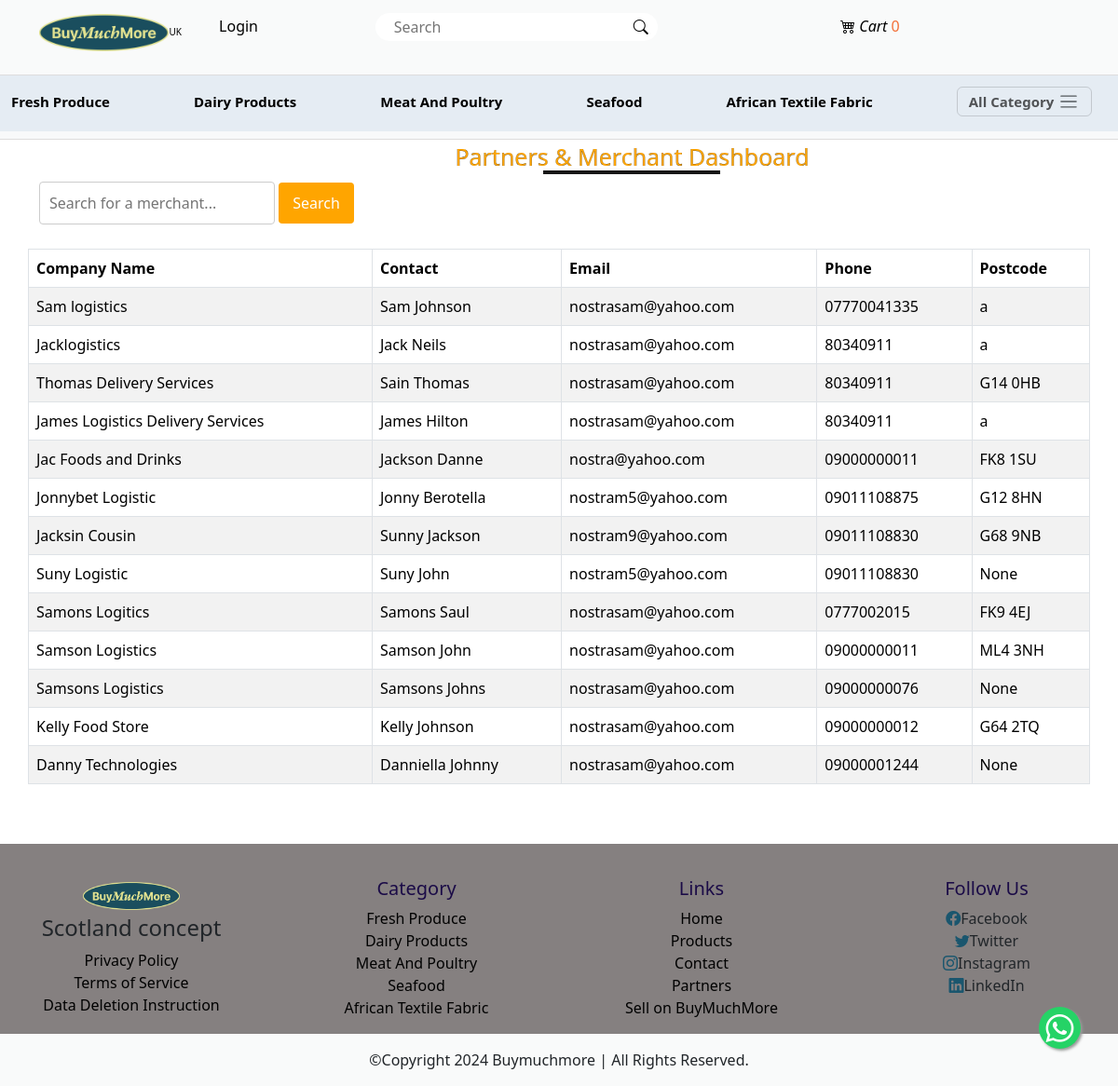
The page /merchant/dashboard/ on the database as committed earlier.
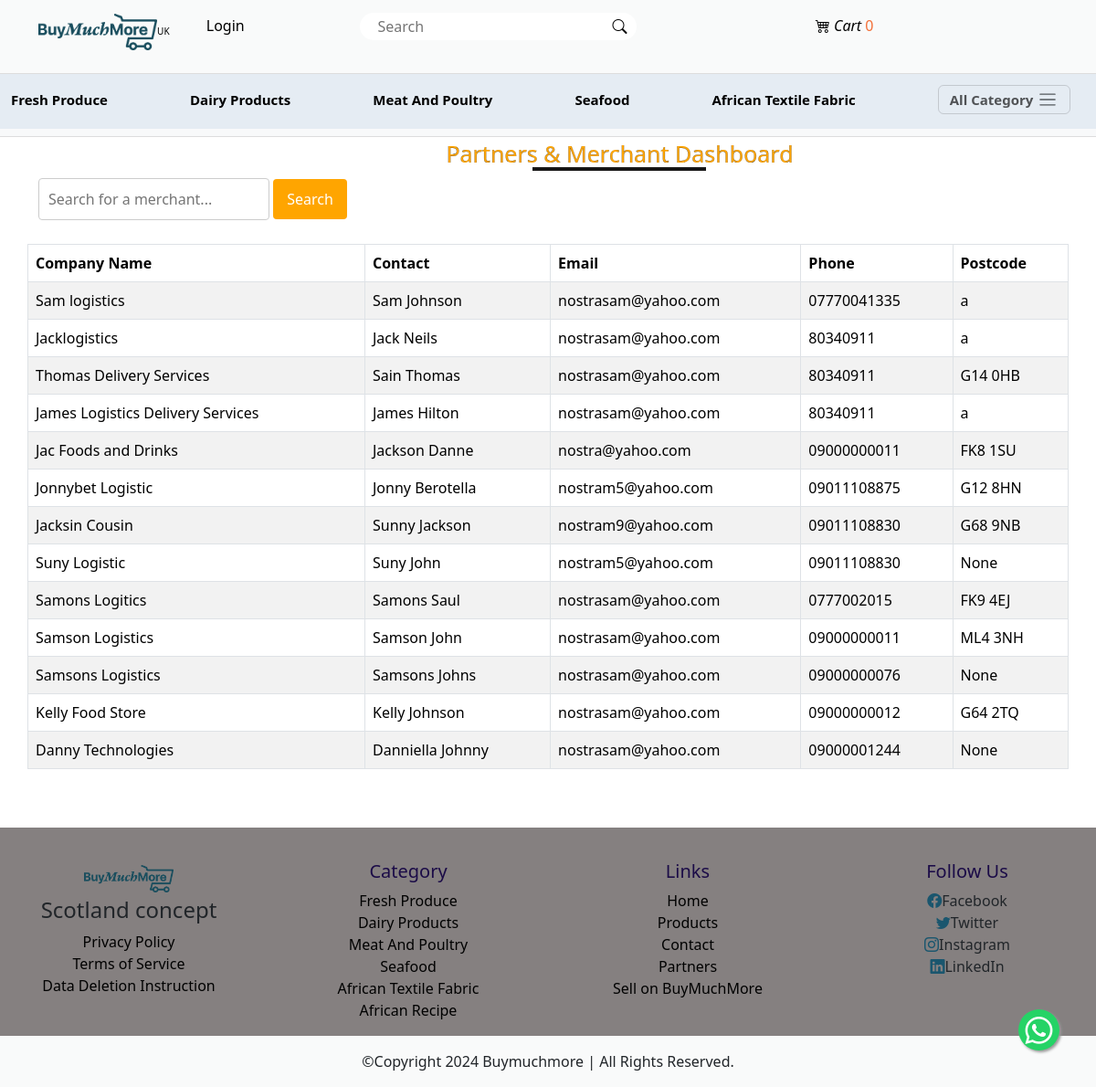
The same page on the database as committed later.
### main/models.py (models this page shows, shortened)
class AppInfo(models.Model):
    appname = models.CharField(max_length=50)
    logo = models.ImageField(upload_to='logo')
    carousel1 = models.ImageField(upload_to='carousel')
    carousel2 = models.ImageField(upload_to='carousel')
    carousel3 = models.ImageField(upload_to='carousel')
    banner = models.ImageField(upload_to='banner')
    copyright = models.IntegerField()

class Category(models.Model):
    brand = models.CharField(max_length=50)
    slug = models.SlugField(unique=True)
    description = models.TextField()
    pix = models.ImageField(upload_to='pix')

class Merchant(models.Model):
    SELLER_ADDRESS = 'seller'
    DELIVERY_SERVICE_ADDRESS = 'delivery'
    ADDRESS_CHOICES = [
        (SELLER_ADDRESS, 'Seller Address'),
        (DELIVERY_SERVICE_ADDRESS, 'Delivery Service Address'),
    ]
    user = models.OneToOneField(User, on_delete=models.CASCADE)
    first_name = models.CharField(max_length=50)
    last_name = models.CharField(max_length=50)
    company_name = models.CharField(max_length=50, blank=True, null=True)
    company_registration = models.CharField(max_length=50, blank=True, null=True)
    email = models.EmailField(max_length=254)
    address = models.CharField(max_length=150)
    address_type = models.CharField(
        max_length=8,
        choices=ADDRESS_CHOICES,
        default=SELLER_ADDRESS,
    )
    phone = models.CharField(max_length=50)
    postcode = models.CharField(max_length=100, blank=True, null=True)
    coverage_zones = models.CharField(max_length=50, blank=True, null=True)
    delivery_services = models.CharField(max_length=150, blank=True, null=True)
    operating_hours = models.IntegerField(blank=True, null=True)
    service_rates = models.IntegerField(blank=True, null=True)
    vehicle_types = models.CharField(max_length=100, blank=True, null=True)
    availability = models.CharField(max_length=50, default='a')
    business_sector = models.CharField(max_length=50, choices=[
        ('Logistics', 'Logistics'),
        ('Insurance', 'Insurance'),
        ('Agriculture', 'Agriculture'),
        ('Manufacturing', 'Manufacturing'),
        ('Trading', 'Trading')
    ], default='a')
    pix = models.ImageField(upload_to='merchant')
    latitude = models.FloatField(default=0.0)
    longitude = models.FloatField(default=0.0)

### main/views.py (the view)
# urls.py: path('merchant/dashboard/', views.merchant_dashboard, name='merchant_dashboard'),
def merchant_dashboard(request):
    search_query = request.GET.get('search', '')
    merchants = Merchant.objects.filter(company_name__icontains=search_query, email__icontains=search_query, address__icontains=search_query)  # Adjusted the filter field to company_name
    context = {
        'merchants': merchants,
        'search_query': search_query,
    }
    return render(request, 'merchant_dashboard.html', context)

### main/context_processor.py (called while the page is built)
def slick(request):
    info = AppInfo.objects.get(pk=1)
    categ = Category.objects.all()
    categs = FeatureItem.objects.all()
    context = {
        'info':info,
        'categ':categ,
        'categs':categs,
    }
    return context

def cart_total_quantity(request):
    if request.user.is_authenticated:
        total_quantity = Cart.objects.filter(user=request.user, paid=False).aggregate(total_quantity=Sum('quantity'))['total_quantity'] or 0
    else:
        total_quantity = 0
    return {'total_quantity': total_quantity}

### main/templates/merchant_dashboard.html
{% extends 'base.html' %}
{% block header %} {% include 'header.html' %} {% endblock header %}
{% block content %}
<div class="container mb-4 home2">
    <h5 class="text-center title">Partners & Merchant Dashboard</h5>
    <div class="row">
        <form method="GET" action="{% url 'merchant_dashboard' %}" class="mb-3">
            <input type="text" name="search" value="{{ search_query }}" placeholder="Search for a merchant..." style="padding: 10px; margin-bottom: 10px; border: 1px solid #ccc; border-radius: 4px;">
            <button type="submit" style="padding: 10px 15px; border: none; background-color: #FFA500; color: white; border-radius: 4px; cursor: pointer;">Search</button>
        </form>
        <table class="table table-striped table-bordered">
            <thead class="thead-light">
                <tr>
                    <th scope="col">Company Name</th>
                    <th scope="col">Contact</th>
                    <th scope="col">Email</th>
                    <th scope="col">Phone</th>
                    <th scope="col">Postcode</th>
                </tr>
            </thead>
            <tbody>
                {% for merchant in merchants %}
                    <tr class="dashbrd">
                        <td>{{ merchant.company_name }}</td>
                        <td>{{ merchant.first_name }} {{ merchant.last_name }}</td>
                        <td>{{ merchant.email }}</td>
                        <td>{{ merchant.phone }}</td>
                        <td>{{ merchant.postcode }}</td>
                    </tr>
                {% empty %}
                    <tr>
                        <td colspan="6" class="text-center">No merchants found.</td>
                    </tr>
                {% endfor %}
            </tbody>
        </table>
    </div>
</div>
{% endblock content %}
{% block footer %} {% include 'footer.html' %} {% endblock footer %}

### main/templates/base.html (shortened to what this page needs)
<!doctype html>
{% load static %}
<html lang="en">
  <head>
    <link rel="stylesheet" href="{% static '' %}css/style.css">
    <link href="https://unpkg.com/aos@2.3.1/dist/aos.css" rel="stylesheet">
    <link rel="stylesheet" href="https://cdn.jsdelivr.net/npm/bootstrap-icons@1.11.3/font/bootstrap-icons.min.css">
    <link href="https://cdn.jsdelivr.net/npm/bootstrap@5.3.2/dist/css/bootstrap.min.css" rel="stylesheet">
    <link href="https://cdn.jsdelivr.net/npm/bootstrap-icons@1.8.1/font/bootstrap-icons.css" rel="stylesheet">
  </head>
  <body>
    {% block header %}{% endblock header %}
    {% block content %}{% endblock content %}
    {% block footer %}{% endblock footer %}
    </div>
    <a href="https://wa.me/+2348034091166" class="whatsapp_float" target="_blank">
      <i class="bi bi-whatsapp whatsapp-icon"></i>
  </a>
  </body>
</html>

### main/templates/header.html (shortened to what this page needs)
{% load static %}
<body>
<nav class="navbar navbar-expand-lg">
    <div class="container">
      <a class="navbar-brand uk" href="{% url 'home' %}"><img src="{{info.logo.url}}" style="height: 40px;">UK</a>
      <div class="collapse navbar-collapse" id="navbarSupportedContent">
        <ul class="navbar-nav me-auto mb-2 mb-lg-0">
          {% if user.is_authenticated %}
          {% if user.merchant %}
          <li class="nav-item">
            <a class="nav-link text-nowrap kyc" href="{% url 'kyc_upload' %}">KYC Verify</a>
          </li>
          <li class="nav-item">
            <a class="nav-link text-nowrap dashboard" href="{% url 'staff_product_list' %}">Dashboard</a>
          </li>
          <li class="nav-item">
            <a class="nav-link text-nowrap create" href="{% url 'create_product' %}">Create Product</a>
          </li>
          {% endif %}
          <li class="nav-item dropdown">
            <a class="nav-link dropdown-toggle" href="#" role="button" data-bs-toggle="dropdown" aria-expanded="false">
              {% if user.customer %}
              <img src="{{user.customer.pix.url}}" style="height: 25px;">
              {% endif %}
              {% if request.user %}
              <span>{{user.username}}!</span>
              {% endif %}
            </a>
            <ul class="dropdown-menu">
              <li><a class="dropdown-item" href="{% url 'profile' %}">Profile</a></li>
              <li><a class="dropdown-item" href="{% url 'signout' %}">Logout</a></li>
            </ul>
          </li>
          {% else %}
          <li class="nav-item">
            <a class="nav-link" href="{% url 'signin' %}"> Login </a>
          </li>
          {% endif %}
          <form action="{% url 'search' %}" method="POST">
            <div class="search-container" style="position: relative; width: 100%;">
                <input type="text" placeholder="Search" name="search" style="width: 100%; padding-right: 40px;">
                <button type="submit" class="bi bi-search" style="position: absolute; right: 0; top: 0; height: 100%; border: none; background: none; padding: 0 10px; cursor: pointer;">
                </button>
            </div>
        </form>
                  <div>
                    <li class="nav-item carticon">
                        <a class="nav-link text-nowrap " href="{% url 'cart' %}">
                            <i class="bi bi-cart4 cartcount"> Cart</i>
                            <span class="cart-count">
                                {% if total_quantity %}
                                    {{ total_quantity }}
                                {% else %}
                                    0
                                {% endif %}
                            </span>
                        </a>
                    </li>
                </div>
            </div>
          </div>
        </nav>
        <nav class="navbar bg-body-tertiary categonav">
          <div class="container-fluid bar">
            {% for item in categ|slice:":5" %}
            <a class="navbar-brand" href="{% url 'category' item.id item.slug %}">{{item.brand|title}}</a>
            {% endfor %}
            <button class="navbar-toggler" type="button" data-bs-toggle="offcanvas" data-bs-target="#offcanvasNavbar" aria-controls="offcanvasNavbar" aria-label="Toggle navigation">
              <span class="allcateg">All Category</span> <span class="navbar-toggler-icon actaeg"></span>
            </button>
        </nav>
</body>

### main/templates/footer.html (shortened to what this page needs)
{% load static %}
<div class="footer mt-5">
    <div class="footer2-container">
      <div class="row">
        <div class="col-12 col-sm6 col-md-6 col-lg-3 text-center">
          <div>
            <img src="{{info.logo.url}}" alt="">
            <h4>Scotland concept</h4>
            <ul class="list-unstyled">
              <li><a href="{% url 'privacy_policy' %}">Privacy Policy</a></li>
              <li><a href="{% url 'terms_service' %}">Terms of Service</a></li>
              <li><a href="{% url 'deletion_instruction' %}">Data Deletion Instruction</a></li>
            </ul>
          </div>
        </div>
        <div class="col-12 col-sm-6 col-md-6 col-lg-3 text-center">
          <h2>Category</h2>
          <ul class="list-unstyled">
              {% for item in categ %}
              <li><a class="dropdown-item" href="{% url 'category' item.id item.slug %}">{{item.brand|title}}</a></li>
              {% endfor %}
            </ul>
        </div>
        <div class="col-12 col-sm-6 col-md-6 col-lg-3 text-center">
          <h2>Links</h2>
          <ul class="list-unstyled">
            <li><a href="{% url 'home' %}">Home</a></li>
            <li><a href="{% url 'products' %}">Products</a></li>
            <li><a href="{% url 'contact' %}">Contact</a></li>
            <li><a href="{% url 'partnerregistration' %}">Partners</a></li>
            <li class="nav-item"><a class="nav-link text-nowrap" href="{% url 'merchregistration' %}">Sell on BuyMuchMore</a></li>
          </ul>
        </div>
        <div class="col-12 col-sm-6 col-md-6 col-lg-3 text-center">
          <h2>Follow Us</h2>
          <ul class="list-unstyled">
            <li><i class="bi bi-facebook"></i>Facebook</li>
            <li><i class="bi bi-twitter"></i>Twitter</li>
            <li><i class="bi bi-instagram"></i>Instagram</li>
            <li><i class="bi bi-linkedin"></i>LinkedIn</li>
          </ul>
        </div>
      </div>
    </div>
    <div class="container-fluid">
      <div class="row text-center footer2">
        <div class="col-12">
          <p class="pt-3">&copy;copyright <span>{{info.copyright}}</span> buymuchmore | all rights reserved.</p>
        </div>
      </div>
    </div>

### main/static/css/style.css (style rules this page uses)
* { padding: 0%; margin: 0%; box-sizing: border-box; }
.navbar { background-color: rgb(241, 245, 247); }
.navbar-nav .nav-link { color: black; font-weight: 500; margin-left: 28%; }
.navbar .uk { font-size: 10px; padding-bottom: 1.4%; }
.collapse .search-container { float: right; margin: 6px; padding-left: 140px; }
.collapse .search-container input[type=text] { width: 330px; height: 30px; border-radius: 25px; border: black; padding-left: 20px; }
.collapse .bi-search { background-color: none; color: none; border: none; }
.cart-count { color: rgb(243, 111, 55) !important; }
.title { text-transform: capitalize; color: orange; font-weight: 400; font-size: 39px; display: inline-block !important; -webkit-text-stroke: 0.2px rgb(30, 29, 29); padding-left: 40%; }
.title::after { content: ''; display: block; width: 190px; height: 4px; background-color: rgb(23, 22, 22); margin-left: auto; margin-right: auto; }
.home2 h5 { font-size: 25px; padding-top: 3%; }
.footer { background-color: #858080; padding-top: 3%; }
.footer img { height: 40px; }
.footer h2 { text-transform: capitalize; color: rgb(27, 11, 71); font-size: 20px; }
.footer ul a { text-decoration: none; color: black; }
.footer ul i { color: rgb(26, 86, 110); }
.footer img { padding: 5px; }
.footer2 { background: rgb(249, 250, 250); }
.footer2 p { font-weight: 500; text-transform: capitalize; }
.carticon { padding-bottom: 10% !important; padding-left: 160px !important; }
.categonav .bar { height: 8vh; background-color: #e5ecf3 !important; }
.categonav a { font-size: 15px !important; font-style: normal; font-weight: 600; }
.categonav span { font-size: 15px !important; font-style: normal; font-weight: 600; }

### main/templates/header.html (style rules this page uses)
body { padding-top: 120px; }
.navbar { position: fixed; top: 0; width: 100%; z-index: 1030; background: rgb(249, 250, 250); border-bottom: 1px solid #ddd; }
.categonav { position: fixed; top: 68px; width: 100%; z-index: 1020; background-color: #f8f9fa; border-top: 1px solid #ddd; border-bottom: 1px solid #ddd; }
.container-fluid.bar { display: flex; justify-content: space-between; align-items: center; }
.navbar-toggler { margin-right: 1rem; }

### main/templates/base.html (style rules this page uses)
.whatsapp_float { position: fixed; width: 45px; height: 45px; bottom: 40px; right: 40px; background-color: #25d366; color: #FFF; border-radius: 40px; text-align: center; font-size: 30px; box-shadow: 2px 2px 3px #999; z-index: 100; }
.whatsapp-icon { margin-top: 16px; }

Rows that differ between the two databases and show on the page:
changed AppInfo: logo: a different picture
added Category: brand "African Recipe", shown under "Category"
